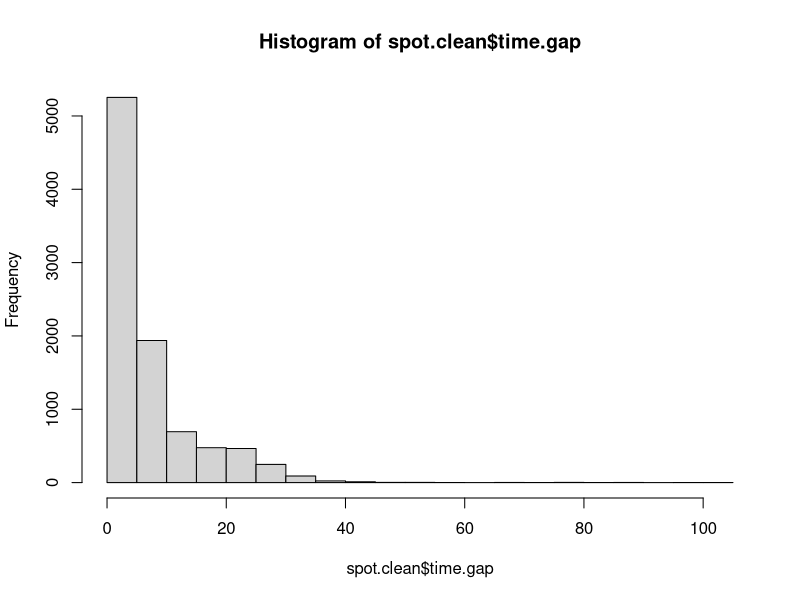

Source code (R): (Note: this script raises an error after producing the figure.)
## ---- chunk 1
rm(list = ls())
cat("\14")
library(tidyverse)
library(here)
library(lubridate)
spot <- read.csv(here("Spot Data.csv"))
## ---- chunk 2
#Rename Patient ID
spot$Patient.ID <- as.numeric(factor(spot$Patient.ID, levels=unique(spot$Patient.ID)))

#Binomial Sex
spot$Patient.Sex <- as.factor(spot$Patient.Sex)

#Dropping Redundant Predictors   
t(t(colnames(spot)))
spot <- spot[,-c(5)]

#Factoring Specimen Type
spot$Specimen.Type <- as.factor(spot$Specimen.Type)

#Factoring and Renaming Client Location
spot$Client.ID <- as.factor(spot$Client.ID)
levels(spot$Client.ID) <- c("Location A","Location B","Location C","Location D","Location E","Location F",
                            "Location G","Location H","Location I","Location J","Location K","Location L",
                            "Location M","Location N","Location O","Location P","Location Q","Location R")
table(spot$Client.ID)

#Convert and Simplify Datetime Columns
datetime_cols <- c("Datetime.Kit.Delivered", "Datetime.Kit.Registered", "Datetime.Sample.Sent.In", "Datetime.Sample.Received", "Datetime.of.End.Status")

for (col in datetime_cols) {
  spot[[col]] <- as.Date(substr(spot[[col]], 1, 10), format="%Y-%m-%d")
}

table(spot$End.Status)
## ---- chunk 3
#Calculate Time Gap between Sent in and Resulted
spot$time.gap <- as.numeric(difftime(spot$Datetime.of.End.Status, spot$Datetime.Sample.Sent.In,units = "day"))

t(t(colnames(spot)))
spot.clean <- spot[,-c(7,8,10)]
spot.clean <- na.omit(spot.clean)
spot.clean <- spot.clean[!(spot.clean$End.Status %in% c("collected", "collection_exception","delivered","delivery_exception","partially_resulted","received")),]
reject <- subset(spot.clean, End.Status == "rejected")


hist(spot.clean$time.gap)


threshold <-  1.5*(IQR(spot.clean$time.gap))
outliers <- spot.clean$time.gap < median(spot.clean$time.gap) - threshold | spot.clean$time.gap > median(spot.clean$time.gap) + threshold
spot.clean <- spot.clean[!outliers,]

View(spot)
View(spot.clean)

test.rate <- spot %>%
  group_by(Specimen.Type) %>%
  summarize(Count = n(), resulted_rate = sum(End.Status == "resulted")/n())

test.duration <- spot%>%
  count(Patient.ID)

ggplot(data = test.duration)+
  geom_histogram(aes(x = n, stat = "Identity"), binwidth = 0.5)+
  xlim(0.5,5)+
  coord_flip()+
  theme_classic()+
  labs( x = "Number of Tests Patient Takes",
        y = "Number of Patient",
        title = "Count Plot for Patient Use Duration")


ggplot(test.rate, aes(x = reorder(Specimen.Type,Count), y = resulted_rate, fill = Specimen.Type)) +
  geom_bar(aes(y = Count),stat = "identity", alpha = 0.5, width = 0.5) +
  geom_text(aes(label = paste0(round(resulted_rate*100,2), "%"), y = Count + 1), 
            color = "black", fontface = "bold", size = 4, hjust = -0.1) +
  labs(x = "", y = "Count / Success Rate", 
       title = "Success Rate and Count by Specimen Type") +
  scale_fill_discrete(name = "Specimen Type") +
  scale_y_continuous(sec.axis = sec_axis(~./max(test.rate$count), name = "Count"))+
  ylim(0,8000)+
  coord_flip()+
  theme_classic()+
  theme(legend.position = "none")
## ---- chunk 4

timeseries <- as.data.frame(table(spot$Datetime.Kit.Delivered))
timeseries.ts <- ts(data = timeseries$Freq, start = c(2021, 12), frequency = 365)
plot(timeseries.ts)
